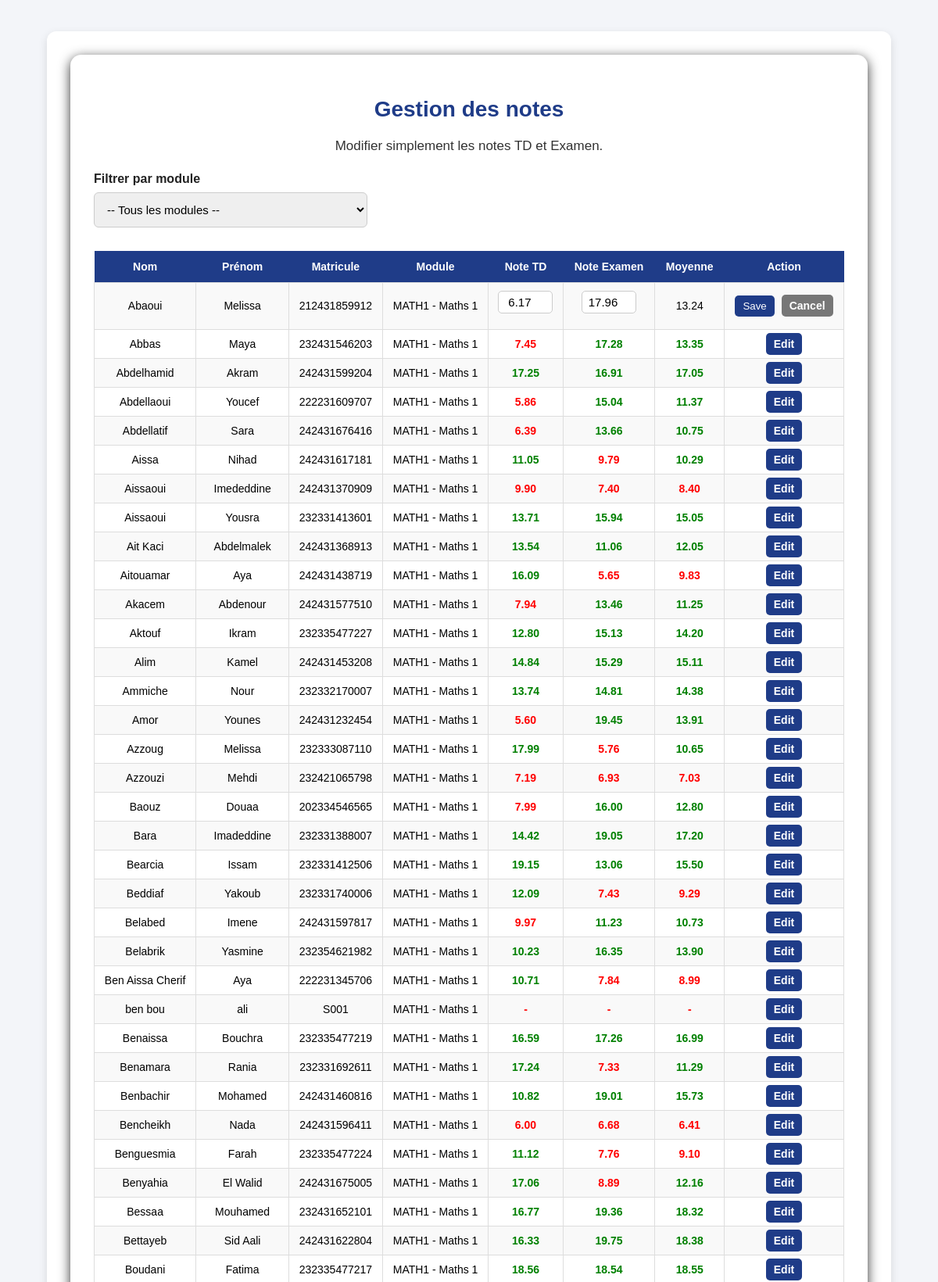
/public/notes/notes.php?student_id=68&module_id=1 (signed in, upper part), run on the app's committed database.
### tables this page shows
CREATE TABLE `modules` (
  `id` int(11) NOT NULL,
  `code` varchar(20) NOT NULL,
  `name` varchar(20) NOT NULL,
  `teacher_id` int(11) NOT NULL,
  `coefficient` int(11) DEFAULT NULL
);

CREATE TABLE `users` (
  `id` int(11) NOT NULL COMMENT 'technical id for the db',
  `identifier` varchar(20) NOT NULL COMMENT 'employee id/ matricule',
  `password` varchar(255) NOT NULL,
  `role` enum('student','teacher','admin') NOT NULL,
  `first_name` varchar(20) NOT NULL,
  `last_name` varchar(20) NOT NULL,
  `email` varchar(50) NOT NULL,
  `created` timestamp NOT NULL DEFAULT current_timestamp() ON UPDATE current_timestamp() COMMENT 'timestamp for creation of the account',
  `status` tinyint(1) NOT NULL DEFAULT 1
  
);

### public/notes/notes.php (the view, shortened to what this page needs)
<?php
require_once "../../config/bd.php";
$teacher_id = intval($_SESSION["id"]);
$selected_module_id = isset($_GET["filter_module"]) ? intval($_GET["filter_module"]) : 0;
$edit_student_id = isset($_GET["student_id"]) ? intval($_GET["student_id"]) : 0;
$edit_module_id  = isset($_GET["module_id"]) ? intval($_GET["module_id"]) : 0;
$rows = [];
$sql = "
    SELECT
        users.id AS student_id,
        users.last_name,
        users.first_name,
        users.identifier,
        modules.id AS module_id,
        modules.code,
        modules.name,
        ROUND(MAX(CASE WHEN notes.type = 'td' THEN notes.value END), 2) AS td_note,
        ROUND(MAX(CASE WHEN notes.type = 'exam' THEN notes.value END), 2) AS exam_note
    FROM users
    CROSS JOIN modules
    LEFT JOIN notes
        ON notes.student_id = users.id
        AND notes.module_id = modules.id
    WHERE users.role = 'student'
      AND modules.teacher_id = ?
";
$sql .= "
    GROUP BY users.id, users.last_name, users.first_name, users.identifier, modules.id, modules.code, modules.name
    ORDER BY users.last_name ASC, users.first_name ASC
";
$stmt = mysqli_prepare($conn, $sql);
if ($stmt) {
    if ($selected_module_id > 0) {
        mysqli_stmt_bind_param($stmt, "ii", $teacher_id, $selected_module_id);
    } else {
        mysqli_stmt_bind_param($stmt, "i", $teacher_id);
    }
    mysqli_stmt_execute($stmt);
    $result = mysqli_stmt_get_result($stmt);
    while ($row = mysqli_fetch_assoc($result)) {
        $rows[] = $row;
    }
}
?>
<!DOCTYPE html>
<html lang="fr">
<head>
    <link rel="stylesheet" href="../assets/style.css">
</head>
<body>
<div class="container">
    <div class="card">
        <h1>Gestion des notes</h1>
        <p>Modifier simplement les notes TD et Examen.</p>
        <form method="GET" class="filter-form">
            <label for="filter_module">Filtrer par module</label>
            <select name="filter_module" id="filter_module" onchange="this.form.submit()">
                <option value="0">-- Tous les modules --</option>
            </select>
        </form>
        <table>
            <tr>
                <th>Nom</th>
                <th>Prénom</th>
                <th>Matricule</th>
                <th>Module</th>
                <th>Note TD</th>
                <th>Note Examen</th>
                <th>Moyenne</th>
                <th>Action</th>
            </tr>
            <?php foreach ($rows as $row) : ?>
                <?php
                $td = $row["td_note"];
                $exam = $row["exam_note"];
                if ($td !== null && $exam !== null) {
                    $moyenne = round(($td * 0.4) + ($exam * 0.6), 2);
                } else {
                    $moyenne = null;
                }
                ?>
                <?php if ($edit_student_id == $row["student_id"] && $edit_module_id == $row["module_id"]) : ?>
                    <tr>
                        <form method="POST">
                            <td><?php echo htmlspecialchars($row["last_name"]); ?></td>
                            <td><?php echo htmlspecialchars($row["first_name"]); ?></td>
                            <td><?php echo htmlspecialchars($row["identifier"]); ?></td>
                            <td><?php echo htmlspecialchars($row["code"] . " - " . $row["name"]); ?></td>
                            <td>
                                <input type="number" step="0.01" min="0" max="20" name="td_value"
                                       class="note-input"
                                       value="<?php echo ($td !== null) ? htmlspecialchars($td) : ""; ?>">
                            </td>
                            <td>
                                <input type="number" step="0.01" min="0" max="20" name="exam_value"
                                       class="note-input"
                                       value="<?php echo ($exam !== null) ? htmlspecialchars($exam) : ""; ?>">
                            </td>
                            <td>
                                <?php echo ($moyenne !== null) ? number_format($moyenne, 2) : "-"; ?>
                            </td>
                            <td>
                                <button type="submit" class="action-btn">Save</button>
                                <a class="action-btn cancel-btn" href="notes.php<?php echo ($selected_module_id > 0) ? '?filter_module=' . $selected_module_id : ''; ?>">Cancel</a>
                            </td>
                        </form>
                    </tr>
                <?php else : ?>
                    <tr>
                        <td><?php echo htmlspecialchars($row["last_name"]); ?></td>
                        <td><?php echo htmlspecialchars($row["first_name"]); ?></td>
                        <td><?php echo htmlspecialchars($row["identifier"]); ?></td>
                        <td><?php echo htmlspecialchars($row["code"] . " - " . $row["name"]); ?></td>
                        <td class="<?php echo ($td !== null && $td >= 10) ? 'good' : 'bad'; ?>">
                            <?php echo ($td !== null) ? number_format($td, 2) : "-"; ?>
                        </td>
                        <td class="<?php echo ($exam !== null && $exam >= 10) ? 'good' : 'bad'; ?>">
                            <?php echo ($exam !== null) ? number_format($exam, 2) : "-"; ?>
                        </td>
                        <td class="<?php echo ($moyenne !== null && $moyenne >= 10) ? 'good' : 'bad'; ?>">
                            <?php echo ($moyenne !== null) ? number_format($moyenne, 2) : "-"; ?>
                        </td>
                        <td>
                            <a class="action-btn" href="notes.php?student_id=<?php echo $row["student_id"]; ?>&module_id=<?php echo $row["module_id"]; ?><?php echo ($selected_module_id > 0) ? '&filter_module=' . $selected_module_id : ''; ?>">
                                Edit
                            </a>
                        </td>
                    </tr>
                <?php endif; ?>
            <?php endforeach; ?>
        </table>
    </div>
</div>
</body>
</html>

### public/assets/style.css (style rules this page uses)
* { box-sizing: border-box; }
body { font-family: Arial, sans-serif; background-color: #f3f5f9; margin: 0; padding: 0; overflow-x: hidden; }
.container { width: 90%; max-width: 1100px; margin: 40px auto; background-color: #ffffff; padding: 30px; border-radius: 12px; box-shadow: 0 4px 12px rgba(0, 0, 0, 0.12); text-align: center; }
h1 { color: #1f3c88; margin-bottom: 15px; font-size: 28px; }
p { font-size: 17px; color: #333; line-height: 1.6; }
form { margin-top: 20px; text-align: left; }
label { display: block; margin-top: 12px; margin-bottom: 6px; color: #222; font-weight: bold; }
input, select { width: 100%; padding: 12px; border: 1px solid #ccc; border-radius: 6px; margin-bottom: 10px; font-size: 15px; box-sizing: border-box; }
.card { background-color: #ffffff; border-radius: 14px; padding: 35px 30px; box-shadow: 0 4px 15px rgba(0, 0, 0, 0.8); text-align: center; }
table { width: 100%; border-collapse: collapse; margin-top: 20px; font-size: 14px; }
table th { background-color: #1f3c88; color: white; padding: 12px; }
table td { border: 1px solid #ddd; padding: 10px; }
table tr:nth-child(even) { background-color: #f9f9f9; }
.note-input { width: 70px; padding: 5px; text-align: center; border-radius: 5px; border: 1px solid #ccc; }
.action-btn { background-color: #1f3c88; color: white; padding: 6px 10px; border-radius: 5px; text-decoration: none; border: none; cursor: pointer; }
.filter-form { margin-bottom: 20px; text-align: left; }
.filter-form label { display: block; margin-bottom: 8px; font-weight: bold; }
.good { color: green; font-weight: bold; }
.bad { color: red; font-weight: bold; }
.cancel-btn { background-color: #777; margin-left: 5px; }
.filter-form select { max-width: 350px; }
table td:last-child { font-weight: bold; }
table td { text-align: center; }
table th { text-align: center; }

### data on the page
modules: users.last_name "Abaoui", users.first_name "Melissa", users.identifier "212431859912", code+name "MATH1 - Maths 1", td_value "6.17", exam_value "17.96", moyenne "13.24", users.last_name "Abbas", users.first_name "Maya", users.identifier "232431546203", td "7.45", exam "17.28", moyenne "13.35", users.last_name "Abdelhamid", users.first_name "Akram", users.identifier "242431599204", td "17.25", exam "16.91", moyenne "17.05", users.last_name "Abdellaoui", users.first_name "Youcef", users.identifier "222231609707", td "5.86", exam "15.04", moyenne "11.37", users.last_name "Abdellatif", users.first_name "Sara", users.identifier "242431676416", td "6.39", exam "13.66", moyenne "10.75", users.last_name "Aissa", users.first_name "Nihad", users.identifier "242431617181", td "11.05", exam "9.79", moyenne "10.29", users.last_name "Aissaoui", users.first_name "Imededdine", users.identifier "242431370909", td "9.90", exam "7.40", moyenne "8.40", users.first_name "Yousra", users.identifier "232331413601", td "13.71", exam "15.94", moyenne "15.05", users.last_name "Ait Kaci", users.first_name "Abdelmalek", users.identifier "242431368913", td "13.54", exam "11.06", moyenne "12.05", users.last_name "Aitouamar", users.first_name "Aya", users.identifier "242431438719", td "16.09", exam "5.65", moyenne "9.83", users.last_name "Akacem", users.first_name "Abdenour", users.identifier "242431577510", td "7.94", exam "13.46", moyenne "11.25", users.last_name "Aktouf", users.first_name "Ikram", users.identifier "232335477227", td "12.80", exam "15.13", moyenne "14.20", users.last_name "Alim", users.first_name "Kamel", users.identifier "242431453208", td "14.84", exam "15.29", moyenne "15.11", users.last_name "Ammiche", users.first_name "Nour", users.identifier "232332170007", td "13.74", exam "14.81", moyenne "14.38", users.last_name "Amor", users.first_name "Younes", users.identifier "242431232454", td "5.60", exam "19.45", moyenne "13.91", users.last_name "Azzoug", users.identifier "232333087110", td "17.99", exam "5.76", moyenne "10.65", users.last_name "Azzouzi", users.first_name "Mehdi", users.identifier "232421065798", td "7.19", exam "6.93", moyenne "7.03", users.last_name "Baouz", users.first_name "Douaa", users.identifier "202334546565", td "7.99", exam "16.00", moyenne "12.80", users.last_name "Bara", users.first_name "Imadeddine", users.identifier "232331388007", td "14.42", exam "19.05", moyenne "17.20", users.last_name "Bearcia", users.first_name "Issam", users.identifier "232331412506", td "19.15", exam "13.06", moyenne "15.50", users.last_name "Beddiaf", users.first_name "Yakoub", users.identifier "232331740006", td "12.09", exam "7.43", moyenne "9.29", users.last_name "Belabed", users.first_name "Imene", users.identifier "242431597817", td "9.97", exam "11.23", moyenne "10.73", users.last_name "Belabrik", users.first_name "Yasmine", users.identifier "232354621982", td "10.23", exam "16.35", moyenne "13.90", users.last_name "Ben Aissa Cherif", users.identifier "222231345706", td "10.71", exam "7.84", moyenne "8.99", users.last_name "ben bou", users.first_name "ali", users.identifier "S001", users.last_name "Benaissa", users.first_name "Bouchra", users.identifier "232335477219", td "16.59", exam "17.26", moyenne "16.99", users.last_name "Benamara", users.first_name "Rania", users.identifier "232331692611", td "17.24", exam "7.33", moyenne "11.29", users.last_name "Benbachir", users.first_name "Mohamed", users.identifier "242431460816", td "10.82", exam "19.01", moyenne "15.73", users.last_name "Bencheikh", users.first_name "Nada", users.identifier "242431596411", td "6.00", exam "6.68", moyenne "6.41", users.last_name "Benguesmia", users.first_name "Farah", users.identifier "232335477224", td "11.12", exam "7.76", moyenne "9.10", users.last_name "Benyahia", users.first_name "El Walid", users.identifier "242431675005", td "17.06", exam "8.89", moyenne "12.16", users.last_name "Bessaa", users.first_name "Mouhamed", users.identifier "232431652101", td "16.77", exam "19.36", moyenne "18.32", users.last_name "Bettayeb", users.first_name "Sid Aali", users.identifier "242431622804", td "16.33", exam "19.75", moyenne "18.38", users.last_name "Boudani", users.first_name "Fatima", users.identifier "232335477217", td "18.56", exam "18.54", moyenne "18.55"
